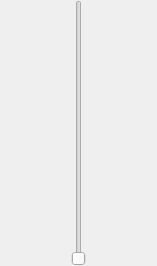
<?xml version="1.0" encoding="UTF-8"?>
<ui version="4.0">
 <class>PalancaSlider</class>
 <widget class="QWidget" name="PalancaSlider">
  <property name="geometry">
   <rect>
    <x>0</x>
    <y>0</y>
    <width>157</width>
    <height>266</height>
   </rect>
  </property>
  <property name="windowTitle">
   <string>Form</string>
  </property>
  <property name="styleSheet">
   <string notr="true"/>
  </property>
  <widget class="QSlider" name="verticalSlider">
   <property name="geometry">
    <rect>
     <x>0</x>
     <y>0</y>
     <width>157</width>
     <height>266</height>
    </rect>
   </property>
   <property name="styleSheet">
    <string notr="true">background-image: url(:/resources/BKG_palanca.png);</string>
   </property>
   <property name="orientation">
    <enum>Qt::Vertical</enum>
   </property>
  </widget>
 </widget>
 <resources/>
 <connections/>
</ui>
